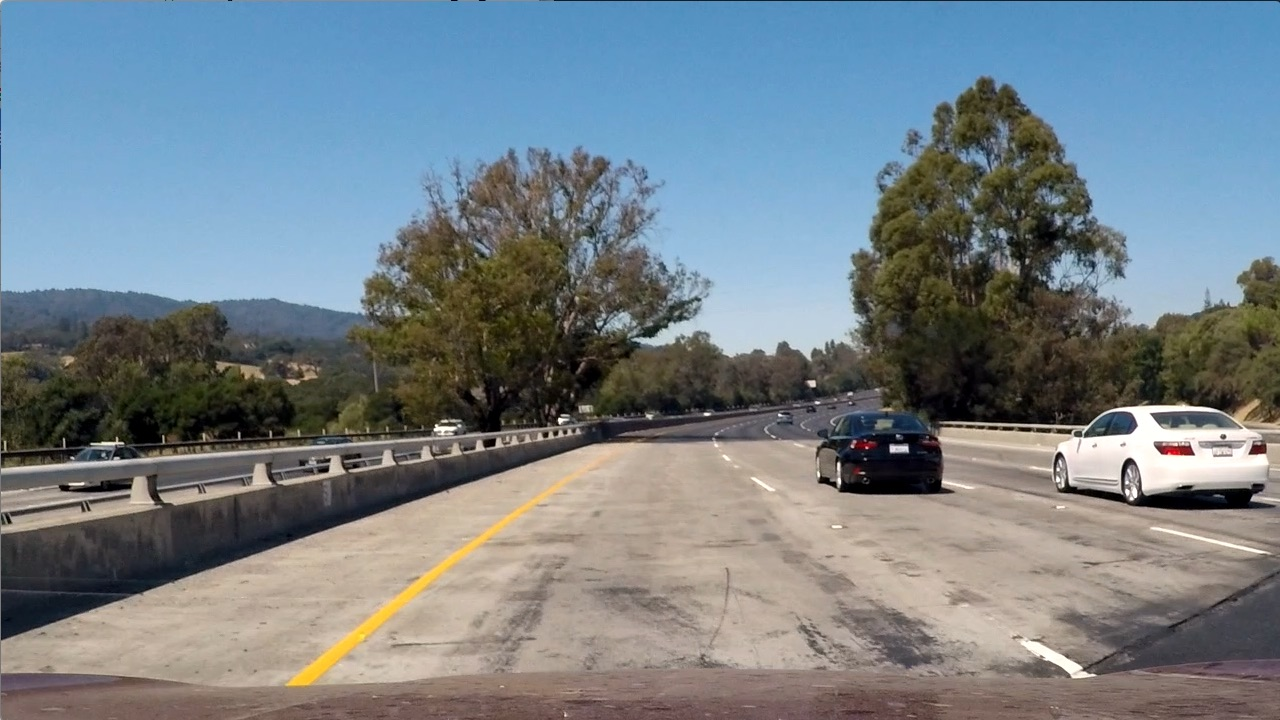
#> input picture test_images/test1.jpg, 1280 x 720 px, found by its file name
$ python lane_fit.py test_images/test1.jpg   (older library calls are emulated)
#> lines starting #> are read from the running program, lines starting #| are printed output that depends on the picture; after the words box and inside, x2 and y2 are one past the last pixel; in counts of white or black regions, pixels touching at a corner belong together
#> in process_image, img is the input picture: shape (720, 1280, 3); mean B, G, R 135.5, 128.7, 117.5
### src/threshold.py
"""
Step 2: Color Thresholding for Lane Detection
-----------------------------------------------
Goal: take a raw road image and produce a binary (black/white) image
where lane-line pixels are white (255) and everything else is black (0).

Why color thresholding instead of plain Canny edges?
The Udacity reference project found that Sobel-gradient-only thresholds
get confused by shadows, tree lines, and road texture. Isolating the
S-channel (HLS colorspace) plus explicit yellow/white color masks gives
a much cleaner result for lane lines specifically.

Run this file directly to test on a single image:
    python src/threshold.py test_images/your_image.jpg
"""

import cv2
import numpy as np
import sys
import os


def hls_s_threshold(img, thresh=(120, 255)):
    """
    Isolate the S (Saturation) channel from HLS colorspace and threshold it.
    Lane lines (yellow/white) tend to have high saturation compared to
    the grey road surface, so this channel highlights them well.
    """
    hls = cv2.cvtColor(img, cv2.COLOR_BGR2HLS)
    s_channel = hls[:, :, 2]
    binary = np.zeros_like(s_channel)
    binary[(s_channel >= thresh[0]) & (s_channel <= thresh[1])] = 255
    return binary


def yellow_white_mask(img):
    """
    Explicit color masks for yellow and white lane markings using HSV.
    This directly targets the two colors lane lines actually are,
    which is more robust than gradient-based methods alone.
    """
    hsv = cv2.cvtColor(img, cv2.COLOR_BGR2HSV)

    # Yellow lane lines
    lower_yellow = np.array([15, 80, 100])
    upper_yellow = np.array([35, 255, 255])
    yellow_mask = cv2.inRange(hsv, lower_yellow, upper_yellow)

    # White lane lines (low saturation, high brightness)
    lower_white = np.array([0, 0, 200])
    upper_white = np.array([180, 30, 255])
    white_mask = cv2.inRange(hsv, lower_white, upper_white)

    combined = cv2.bitwise_or(yellow_mask, white_mask)
    return combined


def extract_robust_binary(img):
    """
    Robust thresholding combining:
      1. Lab B-channel: reliably extracts yellow lines under sunlight & shadows
      2. Luv L-channel: reliably extracts white lines
      3. CLAHE-enhanced Sobel X gradient: preserves lane edges across contrast shifts
    """
    # 1. Lab B channel for yellow markings
    lab = cv2.cvtColor(img, cv2.COLOR_BGR2Lab)
#> lab: shape (720, 1280, 3); mean of channels 0, 1, 2 134.3, 127.2, 123.9
    b_channel = lab[:, :, 2]
    b_binary = np.zeros_like(b_channel)
    b_binary[(b_channel >= 145) & (b_channel <= 200)] = 255

    # 2. Luv L channel for white markings
    luv = cv2.cvtColor(img, cv2.COLOR_BGR2Luv)
#> luv: shape (720, 1280, 3); mean of channels 0, 1, 2 133.8, 93.4, 128.6
    l_channel = luv[:, :, 0]
    l_binary = np.zeros_like(l_channel)
    l_binary[(l_channel >= 210) & (l_channel <= 255)] = 255

    # 3. CLAHE-enhanced Sobel X gradient on lightness
    gray = cv2.cvtColor(img, cv2.COLOR_BGR2GRAY)
    clahe = cv2.createCLAHE(clipLimit=2.0, tileGridSize=(8, 8))
    cl = clahe.apply(gray)
    sobelx = cv2.Sobel(cl, cv2.CV_64F, 1, 0, ksize=3)
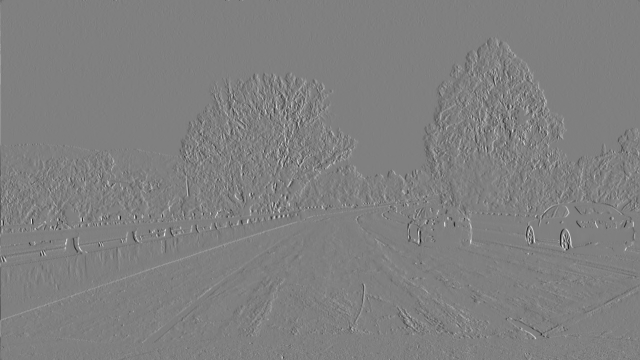
#> sobelx: shape (720, 1280) float64 (shown at 1/2 size); min -889, max 881, mean -0.1; drawn with min black and max white
    abs_sobel = np.absolute(sobelx)
    scaled_sobel = np.uint8(255 * abs_sobel / (np.max(abs_sobel) + 1e-6))
    sx_binary = np.zeros_like(scaled_sobel)
    sx_binary[(scaled_sobel >= 35) & (scaled_sobel <= 100)] = 255

    # Combine thresholds
    combined = np.zeros_like(b_binary)
    combined[(b_binary == 255) | (l_binary == 255) | ((sx_binary == 255) & (cl > 160))] = 255
    return combined


def combined_binary(img):
    """
    Combine robust Lab/Luv/Sobel thresholding with legacy HLS/HSV masks.
    """
    robust = extract_robust_binary(img)
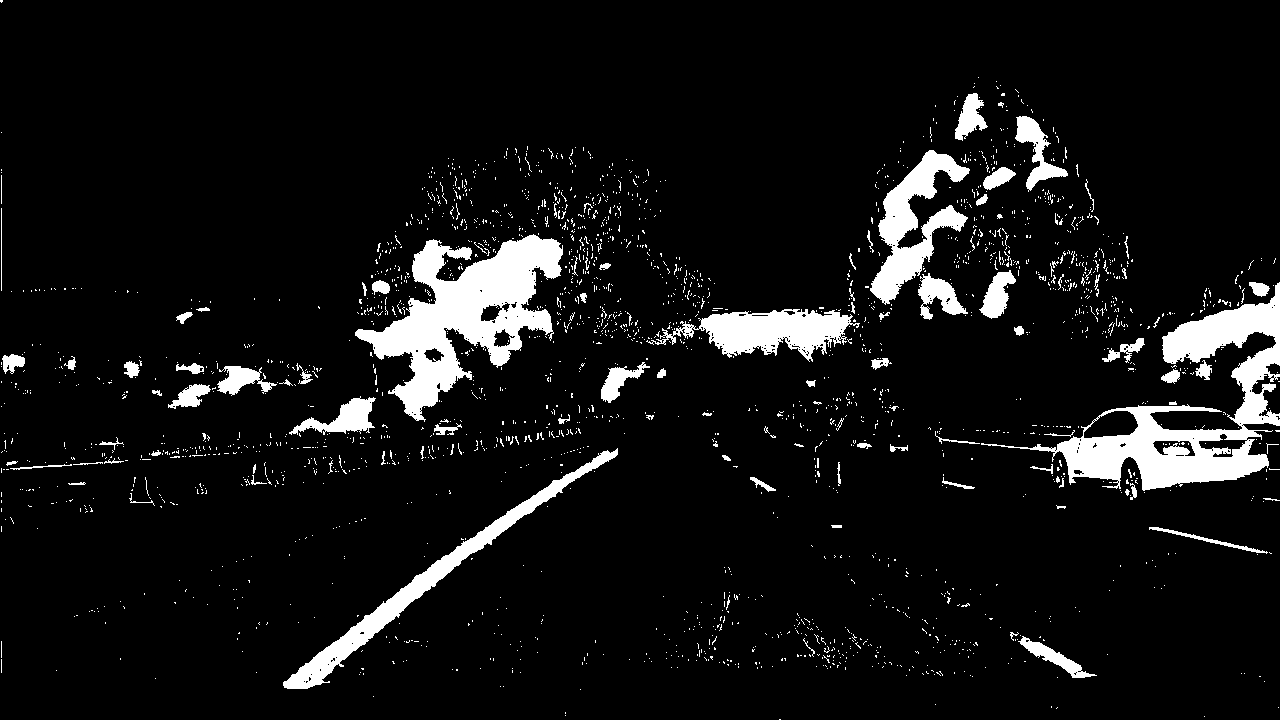
#> robust: shape (720, 1280); 7.7% white; 2312 white regions (2206 under 20 px), largest, box (x1, y1, x2, y2) and area: (981, 282, 1280, 491) 15989, (355, 234, 563, 422) 15813, (283, 448, 618, 689) 6231
    s_binary = hls_s_threshold(img)
#> in hls_s_threshold, `s_channel = hls[:, :, 2]`:
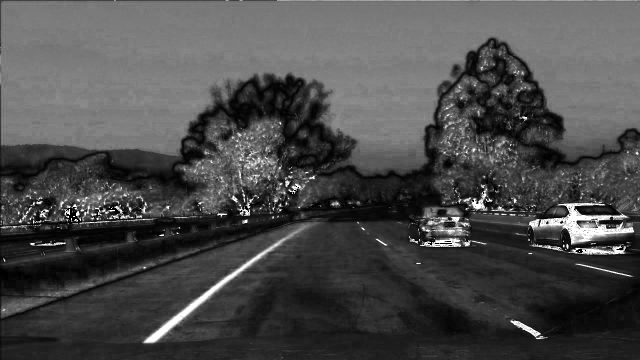
#> s_channel: shape (720, 1280) (shown at 1/2 size); min 0, max 255, mean 74.4
#> s_binary: shape (720, 1280); 31.4% white; 1529 white regions (1306 under 20 px), largest, box (x1, y1, x2, y2) and area: (0, 3, 1280, 301) 253318, (1057, 405, 1268, 489) 6363, (286, 451, 616, 686) 4852
    color_mask = yellow_white_mask(img)
#> in yellow_white_mask, `combined = cv2.bitwise_or(yellow_mask, white_mask)`:
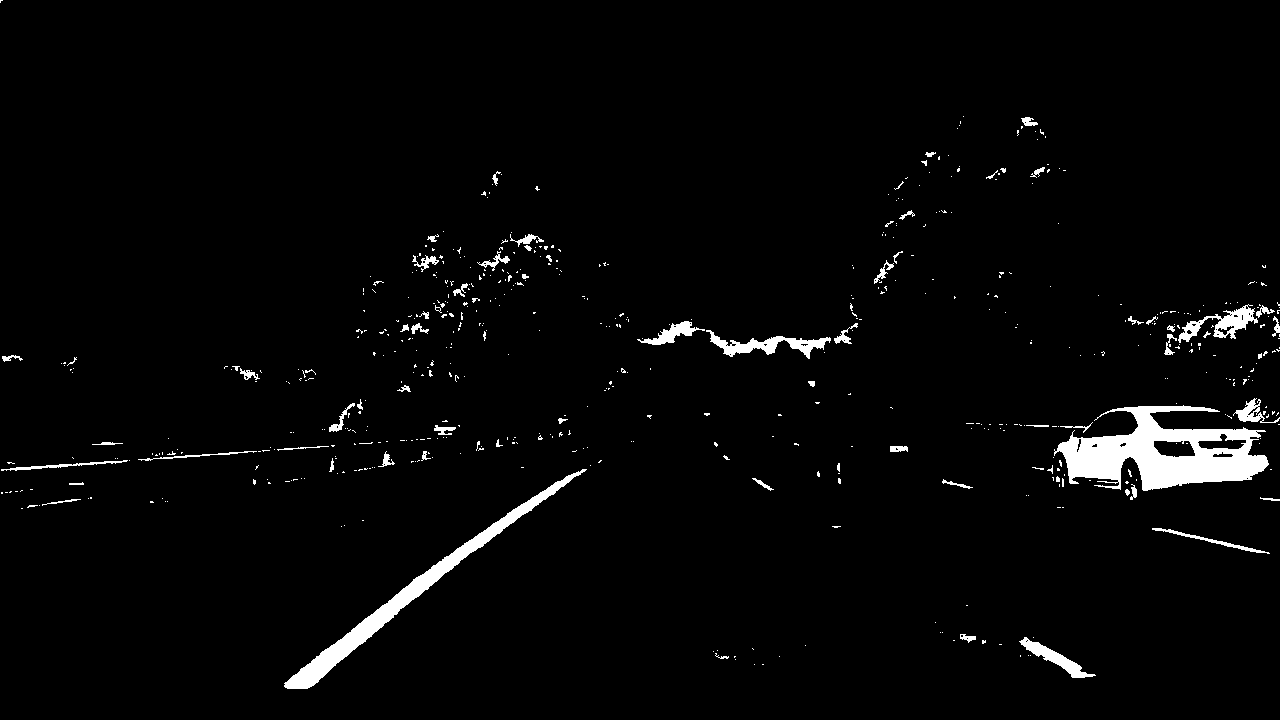
#> combined: shape (720, 1280); 2.7% white; 583 white regions (514 under 20 px), largest, box (x1, y1, x2, y2) and area: (1054, 405, 1269, 491) 9362, (284, 469, 587, 689) 4912, (706, 330, 831, 359) 1198

    combined = np.zeros_like(robust)
    combined[(robust == 255) | (s_binary == 255) | (color_mask == 255)] = 255
    return combined


# [45 lines left out: functions region_of_interest, process_image, not called in this run]


# [6 lines that do not run on import are left out]

### src/perspective.py
"""
Step 3: Perspective Transform (Bird's-Eye View)
-------------------------------------------------
Goal: warp the road region so it looks like it's viewed from directly
above ("bird's-eye view"). This matters because:

  - Lane lines that are actually parallel in the real world look like
    they converge toward a vanishing point in a normal camera image.
  - Curvature math (fitting a polynomial, computing radius) only makes
    sense in a top-down view where x/y map cleanly to real-world
    left-right/forward-back distances.

We reuse the trapezoid points from Step 2's region_of_interest() as
the SOURCE points, and map them to a rectangle (the DESTINATION) that
fills the output image. cv2.getPerspectiveTransform computes the
matrix that performs this mapping.

Run this file directly to test on a single image:
    python src/perspective.py test_images/straight_lines1.jpg

IMPORTANT: calibrate this on a STRAIGHT road image first (like
straight_lines1.jpg). If your warp is correct, the two lane lines in
the output should appear as two vertical, parallel lines. If they
lean inward/outward, your source points need adjusting.
"""

import cv2
import numpy as np
import sys
import os

from threshold import combined_binary  # Step 2


def get_perspective_points(img_shape):
    """
    Define the 4 source points (trapezoid on the road) and 4
    destination points (rectangle) used for the warp.

    These MUST match (or closely match) the region_of_interest()
    trapezoid from threshold.py, since that's the road area we
    actually want to unwarp.

    Returns (src, dst) as float32 arrays of 4 points each, in order:
    [bottom-left, top-left, top-right, bottom-right]
    """
    height, width = img_shape[:2]

    # NOTE: these points are hand-calibrated for a 1280x720 dashcam frame
    # mounted centrally (verified against straight_lines1.jpg -- the lane
    # lines come out vertical and parallel in the warp). If you switch to
    # different footage/camera, you MUST recalibrate these by picking
    # pixel coordinates off a straight-road frame from that footage.
    src = np.float32([
        [190, height],          # bottom-left  (on the yellow line)
        [596, 447],             # top-left     (on the yellow line, far ahead)
        [685, 447],             # top-right    (on the right lane line, far ahead)
        [1125, height]          # bottom-right (on the right lane line)
    ])

    # Destination: a straight rectangle filling most of the output image,
    # with a small margin on left/right so warped lines don't clip.
    margin = int(width * 0.20)
    dst = np.float32([
        [margin, height],              # bottom-left
        [margin, 0],                   # top-left
        [width - margin, 0],           # top-right
        [width - margin, height]       # bottom-right
    ])

    return src, dst


def warp_image(img):
    """
    Apply the perspective warp to a color or binary image.
    Returns (warped_image, M, Minv) where M is the forward transform
    and Minv is its inverse (needed later to warp lane overlays back
    onto the original image).
    """
    src, dst = get_perspective_points(img.shape)
    M = cv2.getPerspectiveTransform(src, dst)
    Minv = cv2.getPerspectiveTransform(dst, src)

    height, width = img.shape[:2]
    warped = cv2.warpPerspective(img, M, (width, height), flags=cv2.INTER_LINEAR)

    return warped, M, Minv


# [25 lines left out: function process_image, not called in this run]


# [6 lines that do not run on import are left out]

### src/lane_fit.py
"""
Step 4: Sliding Window Lane Detection + Polynomial Fit + Curvature
--------------------------------------------------------------------
Goal: take the warped (bird's-eye) binary image from Step 3 and:
  1. Find which pixels belong to the LEFT lane line vs the RIGHT lane line
  2. Fit a curve (2nd-degree polynomial) through each set of pixels
  3. Calculate the real-world curvature (in meters) of the road
  4. Draw the detected lane back onto the original image for a sanity check

This plugs directly into threshold.py (Step 2) and perspective.py (Step 3).

Run this file directly to test on a single image:
    python src/lane_fit.py test_images/test1.jpg
"""

import cv2
import numpy as np
import sys
import os

from threshold import combined_binary   # Step 2
from perspective import warp_image      # Step 3


# ---------------------------------------------------------------------
# Real-world scale: these convert "pixels in the warped image" into
# "meters on the actual road". You WILL need to tune these for your own
# footage/camera -- the values below are standard starting guesses from
# the Udacity dataset (lane is ~3.7m wide, ~30m of road fits in the
# warped image vertically).
# ---------------------------------------------------------------------
YM_PER_PIX = 30 / 720   # meters per pixel in y (vertical/forward) direction
XM_PER_PIX = 3.7 / 700  # meters per pixel in x (horizontal/lateral) direction


def find_lane_pixels_sliding_window(binary_warped, nwindows=9, margin=100, minpix=50):
    """
    Slide small rectangular "windows" up the image from bottom to top,
    following the lane line as it curves, and collect all the white
    pixels that fall inside those windows.

    Returns (leftx, lefty, rightx, righty, out_img) -- the pixel
    coordinates belonging to each lane line, plus a visualization image.
    """
    # Take a histogram of the bottom half of the image to find a
    # starting x-position for each lane line (where white pixels peak).
    histogram = np.sum(binary_warped[binary_warped.shape[0] // 2:, :], axis=0)

    out_img = np.dstack((binary_warped, binary_warped, binary_warped))

    midpoint = histogram.shape[0] // 2
    leftx_base = np.argmax(histogram[:midpoint])
    rightx_base = np.argmax(histogram[midpoint:]) + midpoint

    window_height = binary_warped.shape[0] // nwindows

    # Positions of all non-zero (white) pixels in the image
    nonzero = binary_warped.nonzero()
    nonzeroy = np.array(nonzero[0])
    nonzerox = np.array(nonzero[1])

    leftx_current = leftx_base
    rightx_current = rightx_base

    left_lane_inds = []
    right_lane_inds = []

    for window in range(nwindows):
        win_y_low = binary_warped.shape[0] - (window + 1) * window_height
        win_y_high = binary_warped.shape[0] - window * window_height

        win_xleft_low = leftx_current - margin
        win_xleft_high = leftx_current + margin
        win_xright_low = rightx_current - margin
        win_xright_high = rightx_current + margin

        # Draw the windows on the visualization image
        cv2.rectangle(out_img, (win_xleft_low, win_y_low),
                       (win_xleft_high, win_y_high), (0, 255, 0), 2)
        cv2.rectangle(out_img, (win_xright_low, win_y_low),
                       (win_xright_high, win_y_high), (0, 255, 0), 2)

        # Which white pixels fall inside each window?
        good_left_inds = ((nonzeroy >= win_y_low) & (nonzeroy < win_y_high) &
                           (nonzerox >= win_xleft_low) & (nonzerox < win_xleft_high)).nonzero()[0]
        good_right_inds = ((nonzeroy >= win_y_low) & (nonzeroy < win_y_high) &
                            (nonzerox >= win_xright_low) & (nonzerox < win_xright_high)).nonzero()[0]

        left_lane_inds.append(good_left_inds)
        right_lane_inds.append(good_right_inds)

        # If we found enough pixels, recenter the next window on their mean
        if len(good_left_inds) > minpix:
            leftx_current = int(np.mean(nonzerox[good_left_inds]))
        if len(good_right_inds) > minpix:
            rightx_current = int(np.mean(nonzerox[good_right_inds]))

    left_lane_inds = np.concatenate(left_lane_inds)
    right_lane_inds = np.concatenate(right_lane_inds)

    leftx = nonzerox[left_lane_inds]
    lefty = nonzeroy[left_lane_inds]
    rightx = nonzerox[right_lane_inds]
    righty = nonzeroy[right_lane_inds]

    return leftx, lefty, rightx, righty, out_img


def fit_polynomial(binary_warped):
    """
    Find lane pixels, fit a 2nd-degree polynomial (x = ay^2 + by + c) to
    each lane line, and draw the result for a visual sanity check.

    Returns (left_fit, right_fit, out_img) where left_fit/right_fit are
    the [a, b, c] coefficients in PIXEL space.
    """
    leftx, lefty, rightx, righty, out_img = find_lane_pixels_sliding_window(binary_warped)

    if len(leftx) == 0 or len(rightx) == 0:
        raise ValueError("Not enough lane pixels found -- check Step 2/3 output quality.")

    left_fit = np.polyfit(lefty, leftx, 2)
    right_fit = np.polyfit(righty, rightx, 2)

    # Colour in the detected pixels for the visualization
    out_img[lefty, leftx] = [255, 0, 0]     # left lane = red
    out_img[righty, rightx] = [0, 0, 255]   # right lane = blue

    # Draw the fitted curve as a yellow line
    ploty = np.linspace(0, binary_warped.shape[0] - 1, binary_warped.shape[0])
    left_fitx = left_fit[0] * ploty ** 2 + left_fit[1] * ploty + left_fit[2]
    right_fitx = right_fit[0] * ploty ** 2 + right_fit[1] * ploty + right_fit[2]

    for y, lx, rx in zip(ploty.astype(int), left_fitx.astype(int), right_fitx.astype(int)):
        if 0 <= lx < out_img.shape[1]:
            cv2.circle(out_img, (lx, y), 2, (0, 255, 255), -1)
        if 0 <= rx < out_img.shape[1]:
            cv2.circle(out_img, (rx, y), 2, (0, 255, 255), -1)

    return left_fit, right_fit, out_img


def measure_curvature_real(binary_warped, left_fit_pix, right_fit_pix):
    """
    Convert the pixel-space polynomial fits into a real-world curvature
    (in meters), evaluated at the bottom of the image (closest to the car).

    Smaller radius = sharper turn. A straight road gives a very large
    (near-infinite) radius.
    """
    leftx, lefty, rightx, righty, _ = find_lane_pixels_sliding_window(binary_warped)

    # Re-fit in REAL-WORLD units (meters) instead of pixels
    left_fit_cr = np.polyfit(lefty * YM_PER_PIX, leftx * XM_PER_PIX, 2)
    right_fit_cr = np.polyfit(righty * YM_PER_PIX, rightx * XM_PER_PIX, 2)

    y_eval = binary_warped.shape[0] - 1  # bottom of image = closest to car
    y_eval_m = y_eval * YM_PER_PIX

    left_curverad = ((1 + (2 * left_fit_cr[0] * y_eval_m + left_fit_cr[1]) ** 2) ** 1.5) / \
                     np.absolute(2 * left_fit_cr[0])
    right_curverad = ((1 + (2 * right_fit_cr[0] * y_eval_m + right_fit_cr[1]) ** 2) ** 1.5) / \
                      np.absolute(2 * right_fit_cr[0])

    avg_curverad = (left_curverad + right_curverad) / 2
    return left_curverad, right_curverad, avg_curverad


def process_image(path, save_dir="output_images"):
    img = cv2.imread(path)
    if img is None:
        raise FileNotFoundError(f"Could not read image: {path}")

    binary = combined_binary(img)
#> binary: shape (720, 1280); 37.4% white; 3300 white regions (3063 under 20 px), largest, box (x1, y1, x2, y2) and area: (0, 3, 1280, 301) 253480, (355, 234, 563, 422) 16949, (981, 282, 1280, 491) 16769
    warped_binary, M, Minv = warp_image(binary)
#> (the rest of the program and of its run is left out)
